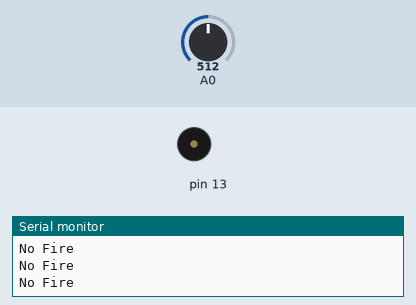
Bench run of a sketch on a simulated Arduino Uno, built with avr-gcc and run on an emulated ATmega328P. On the bench: buzzer (waves = sounding), the last lines printed to the serial monitor. Inputs (shaded band) come from the test bench; at power-on: A0 = 512.

Above: at 1.2 s.
1.3 s: A0 set to 222
3.2 s: A0 set to 197
At 4.4 s:
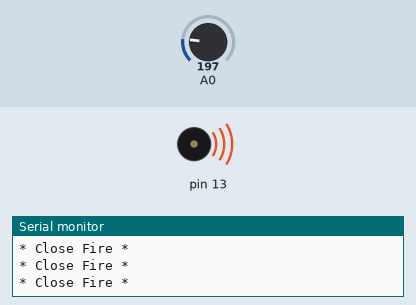
Timing chart, 0 to 6.2 s (numbered marks = the images above; inputs shaded):
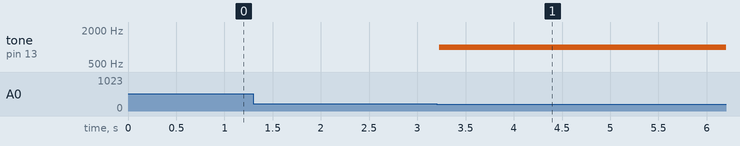

Measured:
- the behaviour switches between 205 and 204 on A0 (found by bisection; images 0 and 1)
- after the input at 3.2 s, tone on pin 13: silent → 1000 Hz at once

The sketch:

flame_sensor.ino
```cpp
const int sensorMin = 0;     // sensor minimum
const int sensorMax = 1024;  // sensor maximum
int buzzer=13;
int flame_sensor = 3;
int flame_detected;

void setup() {
  // initialize serial communication @ 9600 baud:
  Serial.begin(9600);
  pinMode(flame_sensor, INPUT);
}
void loop() {
  // read the sensor on analog A0:
  int sensorReading = analogRead(A0);
  // map the sensor range (four options):
  // ex: 'long int map(long int, long int, long int, long int, long int)'
  int range = map(sensorReading, sensorMin, sensorMax, 0, 5);
    // range value:
  switch (range) {
  case 0:    // A fire closer than 1.5 feet away.
    Serial.println("* Close Fire *");
     break;
  case 1:    // A fire between 1-3 feet away.
    Serial.println("* Distant Fire *");
    break;
  case 2:    // No fire detected.
    Serial.println("No Fire");
    break;
  }

  delay(1);
  if(range<1)
  {
    tone(13,1000);
    delay(100);
    }// delay between reads
}
```
